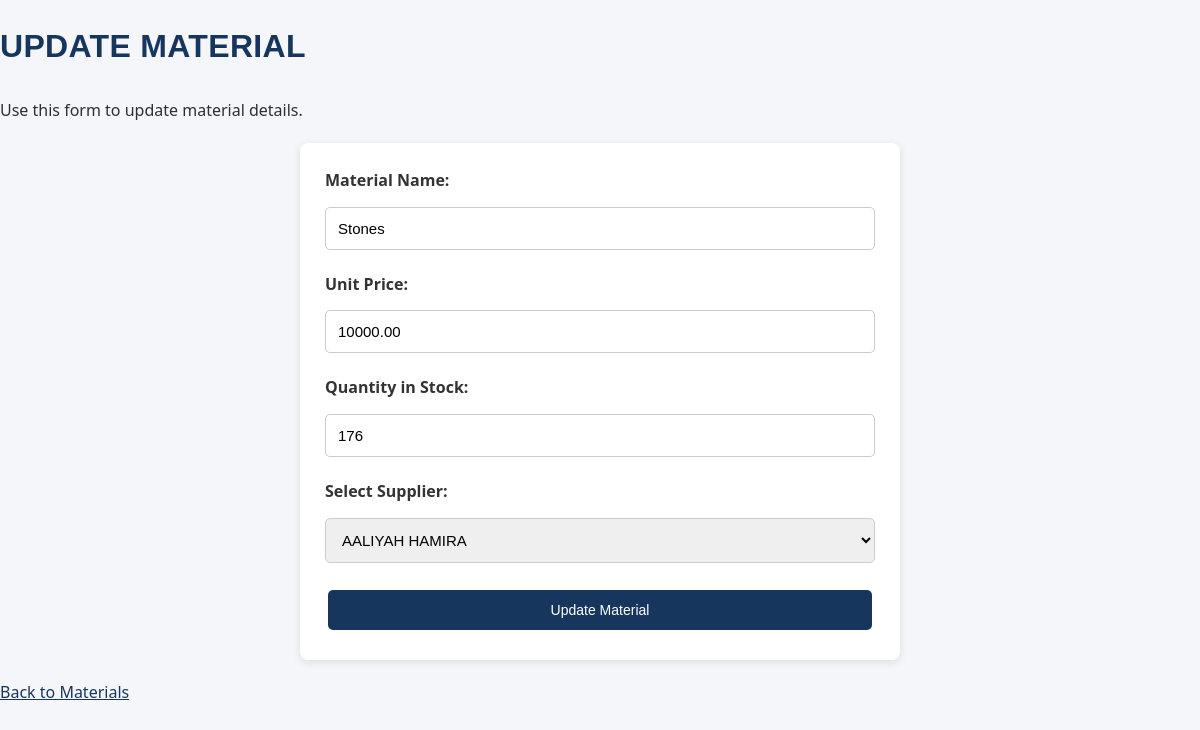
/materials/update/1/, run on the app's committed database.
### myapp/models.py (models this page shows, shortened)
class materials(models.Model):
    MaterialName = models.CharField(max_length=150)
    UnitPrice = models.DecimalField(max_digits=12, decimal_places=2)
    QuantityInStock = models.IntegerField()
    Supplier = models.ForeignKey(
        supplier,
        on_delete=models.CASCADE
    )

class supplier(models.Model):
    SupplierName = models.CharField(max_length=150)
    PhoneNumber = models.CharField(max_length=20)
    Email = models.EmailField()
    Address = models.CharField(max_length=200)

### myapp/views.py (the view, shortened to what this page needs)
# urls.py: path('materials/update/<int:id>/', views.update_material, name='update_material'),
def update_material(request, id):
    material = get_object_or_404(materials, id=id)
    all_suppliers = supplier.objects.all()
    return render(request, 'update_materials.html', {
        'material': material,
        'suppliers': all_suppliers
    })

### myapp/templates/update_materials.html (shortened to what this page needs)
<!DOCTYPE html>
<html lang="en">
<head>
    {% load static %}
    <link rel="stylesheet" href="{% static 'style.css' %}">
</head>
<body>
    <h1>UPDATE MATERIAL</h1>
    <p>Use this form to update material details.</p>
    <form method="POST">
        <label>Material Name:</label>
        <input type="text" name="MaterialName"
               value="{{ material.MaterialName }}" required>
        <label>Unit Price:</label>
        <input type="number" name="UnitPrice"
               value="{{ material.UnitPrice }}"
               min="0" step="0.01" required>
        <label>Quantity in Stock:</label>
        <input type="number" name="QuantityInStock"
               value="{{ material.QuantityInStock }}"
               min="0" required>
        <label>Select Supplier:</label>
        <select name="Supplier" required>
            {% for supplier in suppliers %}
                <option value="{{ supplier.id }}"
                    {% if material.Supplier_id == supplier.id %}selected{% endif %}>
                    {{ supplier.SupplierName }}
                </option>
            {% endfor %}
        </select>
        <button type="submit">Update Material</button>
    </form>
    <p>
        <a href="{% url 'materials' %}">Back to Materials</a>
    </p>
</body>
</html>

### myapp/static/style.css (style rules this page uses)
:root { --navy: #17365d; --navy-dark: #0f2542; --blue: #245a91; --safety: #f4c542; --paper: #f4f6f9; --ink: #2b2f36; --font-body: "Barlow", "Segoe UI", Arial, sans-serif; --font-display: "Barlow Condensed", "Arial Narrow", Arial, sans-serif; }
* { box-sizing: border-box; }
body { font-family: var(--font-body); background-color: var(--paper); color: var(--ink); margin: 0; padding: 0; line-height: 1.6; }
h1, h2 { font-family: var(--font-display); color: var(--navy); letter-spacing: 0.01em; }
h1 { margin-bottom: 25px; }
p { font-size: 16px; }
a { color: var(--navy); }
form { background-color: white; max-width: 600px; margin: 20px auto; padding: 25px; border-radius: 8px; box-shadow: 0 2px 8px rgba(0, 0, 0, 0.1); display: flex; flex-direction: column; gap: 10px; }
form label { display: block; font-weight: bold; color: #333; margin-bottom: 3px; }
form input[type="text"], form input[type="email"], form input[type="number"], form input[type="date"], form input[type="password"], form input[type="tel"], form select, form textarea { width: 100%; padding: 12px; border: 1px solid #ccc; border-radius: 5px; font-size: 15px; margin-bottom: 12px; }
form input::placeholder, form textarea::placeholder { color: #999; }
button, input[type="submit"], input[type="reset"] { background-color: var(--navy); color: white; padding: 12px 18px; border: none; border-radius: 5px; cursor: pointer; font-size: 14px; margin: 5px 3px; }

### data on the page
materials: MaterialName "Stones", UnitPrice "10000.00", QuantityInStock "176", Supplier "AALIYAH HAMIRA"
